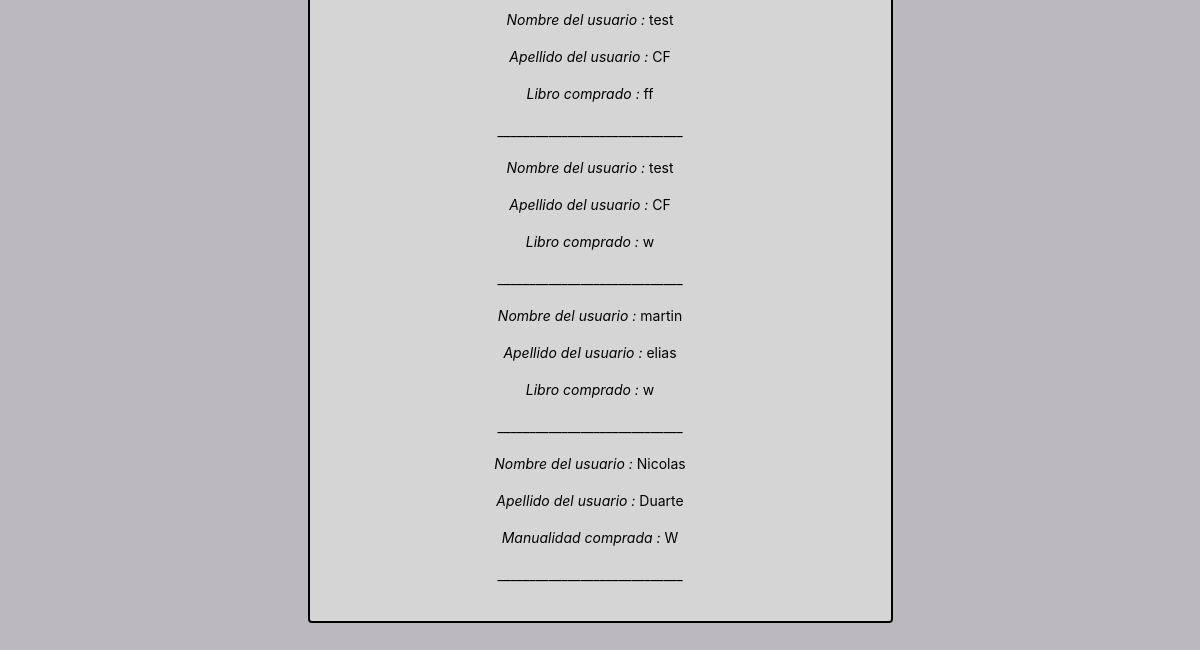
Before: /VistaCompradores (signed in, lower part) with the older database file.
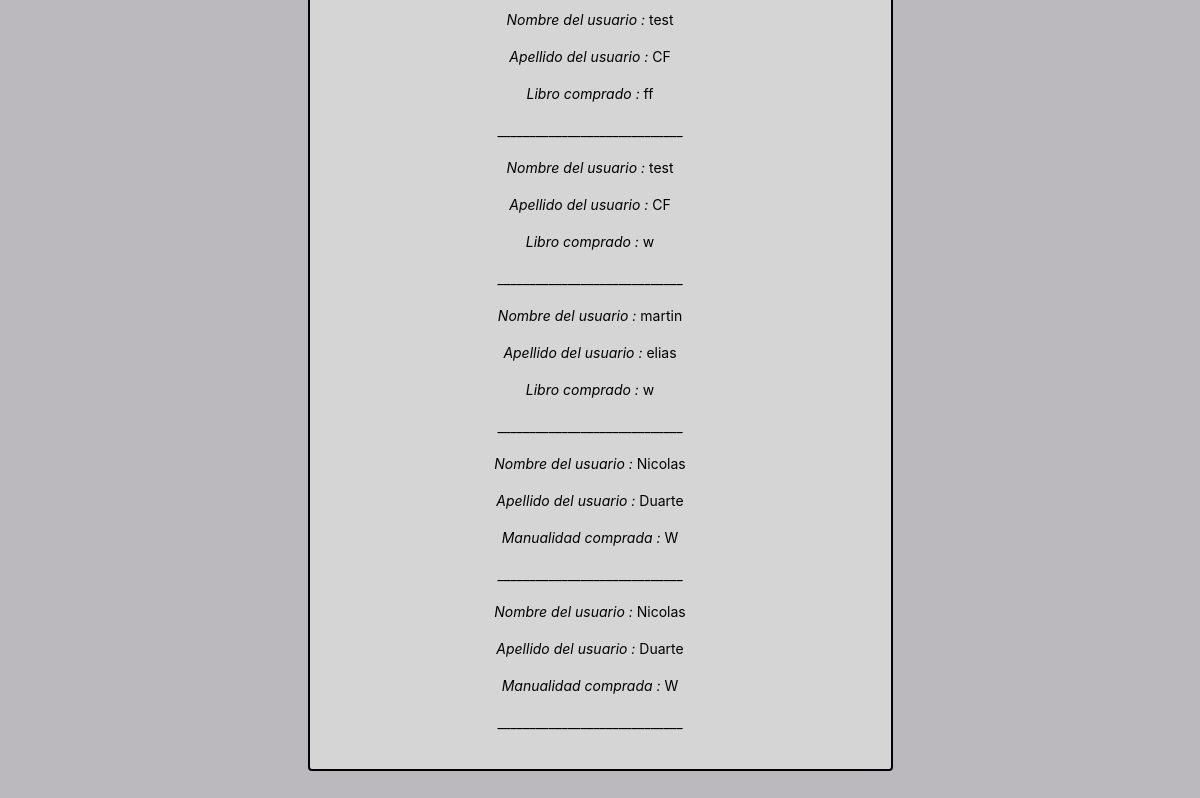
After: the same page with the newer database file.
### homePage/models.py (models this page shows, shortened)
class Compradores(models.Model):
		libro = models.ForeignKey(infoLibro, on_delete=models.SET_NULL,null=True)
		manualidad = models.ForeignKey(contenidoManualidad, on_delete=models.SET_NULL,null=True)
		usuarioDuenio=models.ForeignKey (infousuario,on_delete=models.SET_NULL, null=True,related_name='usuarioDuenio')
		usuarioComprador=models.ForeignKey (infousuario,on_delete=models.SET_NULL, null=True,related_name='usuarioComprador')

class infousuario(models.Model):
	balance= models.IntegerField(default=0,validators=[MinValueValidator(50)])
	user= models.OneToOneField (User,on_delete=models.CASCADE)
	aficiones= models.ForeignKey(competencias,on_delete=models.CASCADE,null=True)
	es_CreadorDeContenido= models.BooleanField(default=False)
	profile_img=models.ImageField(upload_to='images/profile/',default='images/profile/perfilb.jpg',null=False,blank=False)
	es_Colaborador= models.BooleanField(default=False)

class infoLibro(models.Model):
	user=models.ForeignKey(User,on_delete=models.SET_NULL, null=True)
	archivo=models.FileField(upload_to='contenido/books/', validators=[validate_file_extension],default='contenido/books/default.pdf')
	genero= models.ForeignKey(GeneroLiterario, on_delete=models.SET_NULL, null=True)
	Titulo= models.CharField(max_length=50)
	Descripcion=models.TextField(max_length=2000)
	ISBN= models.IntegerField()
	PrecioLibro= models.IntegerField(default=0,validators=[MinValueValidator(50)])
	CantidadPaginas=models.IntegerField()
	Idioma=models.CharField(max_length=15)
	imagen=models.ImageField(upload_to='images/books/covers/',default='images/books/covers/default.jpg', null=True,blank=True )

class contenidoManualidad(models.Model):
	user=models.ForeignKey(User,on_delete=models.SET_NULL, null=True)
	title=models.CharField(max_length=50)
	existencias=models.IntegerField(default=0)
	descripcion=models.TextField(max_length=150)
	genero=models.ForeignKey(GeneroManualidad, on_delete=models.SET_NULL, null=True)
	precioV=models.PositiveIntegerField(default=0,validators=[MinValueValidator(50)])
	imagen=models.ImageField(upload_to='images/manualidades/covers/',default='images/manualidades/covers/default.jpg', null=True,blank=True )
	imagen2=models.ImageField(upload_to='images/manualidades/covers/',default='images/manualidades/covers/default.jpg', null=True,blank=True )
	imagen3=models.ImageField(upload_to='images/manualidades/covers/',default='images/manualidades/covers/default.jpg', null=True,blank=True )
	puntaje=models.DecimalField(max_digits=5, decimal_places=2, blank=True, null=True, default=0.00)
	canticomp=models.IntegerField(default=0)
	escultura='escultura'
	pintura='pintura'
	TipoMan= (
        (escultura, 'escultura'),
        (pintura, 'pintura'),
    )
	tipo=models.CharField(max_length=9,choices=TipoMan, null=True)

### homePage/views.py (the view)
# urls.py: url(r'^VistaCompradores$', views.compradores_view, name='ver compradores'),
@login_required(login_url='/')
def compradores_view(request):
	usuario= infousuario.objects.get(user = request.user)
	usuariosCompradores=[]
	usuariosCompraManu=[]
	compradxres=Compradores.objects.filter(usuarioDuenio=infousuario.objects.get(user = request.user))
	for item in compradxres:
		if( item.usuarioComprador is not None and item.libro is not None ):#Si es un libro
			usuariosCompradores.append(item)
		if( item.usuarioComprador is not None and item.manualidad is not None ):#Si es un libro
			usuariosCompraManu.append(item)
	return render(request,'VistaCompradores.html',{'usuariosCompradores':usuariosCompradores,'usuariosCompraManu':usuariosCompraManu})

### homePage/templates/VistaCompradores.html (shortened to what this page needs)
{% extends 'plantillaGeneral.html' %}
{% block extrahead %}
<link rel="stylesheet" href="/static/css/perfil.css">
{% endblock %}
{% block content %}
<div class="row">
	<div class="col col-3"></div>
	<div class="col col-6">
		<div class="container-7 conteiner">
			<center>
				{% for  Usuarios in usuariosCompradores %}
				<p><em><i>Nombre del usuario : </i></em>{{Usuarios.usuarioComprador.user.first_name}}</p>
				<p><em><i>Apellido del usuario :</i></em> {{Usuarios.usuarioComprador.user.last_name}}</p>
				<p><em><i>Libro comprado : </i></em>{{Usuarios.libro.Titulo}}</p>
				<p>_____________________________</p>
				{%endfor%}
				{% for  Usuar in usuariosCompraManu %}
				<p><em><i>Nombre del usuario :</i></em> {{Usuar.usuarioComprador.user.first_name}}</p>
				<p><em><i>Apellido del usuario :</i></em> {{Usuar.usuarioComprador.user.last_name}}</p>
				<p><em><i>Manualidad comprada :</i></em> {{Usuar.manualidad.title}}</p>
				<p>_____________________________</p>
				{%endfor%}
				</center>
		</div>
	</div>
{% endblock %}

Changed rows visible on the page:
added Compradores: usuarioComprador.user.first_name "Nicolas", usuarioComprador.user.last_name "Duarte", manualidad "W"
